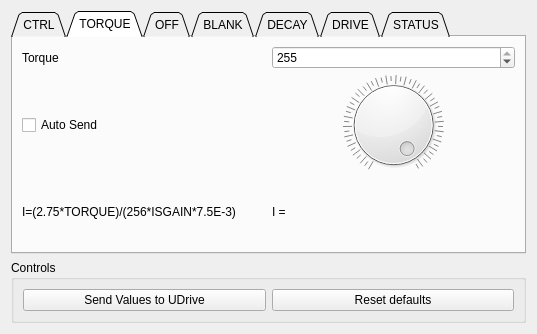
<?xml version="1.0" encoding="UTF-8"?>
<ui version="4.0">
 <class>Form</class>
 <widget class="QWidget" name="Form">
  <property name="geometry">
   <rect>
    <x>0</x>
    <y>0</y>
    <width>537</width>
    <height>334</height>
   </rect>
  </property>
  <property name="windowTitle">
   <string>Form</string>
  </property>
  <layout class="QVBoxLayout" name="verticalLayout">
   <item>
    <widget class="QTabWidget" name="tabWidget">
     <property name="tabPosition">
      <enum>QTabWidget::North</enum>
     </property>
     <property name="tabShape">
      <enum>QTabWidget::Triangular</enum>
     </property>
     <property name="currentIndex">
      <number>1</number>
     </property>
     <widget class="QWidget" name="tab">
      <attribute name="title">
       <string>CTRL</string>
      </attribute>
      <layout class="QFormLayout" name="formLayout">
       <item row="0" column="0">
        <widget class="QLabel" name="label">
         <property name="text">
          <string>Enable</string>
         </property>
        </widget>
       </item>
       <item row="0" column="1">
        <widget class="QComboBox" name="comboBox">
         <property name="currentIndex">
          <number>1</number>
         </property>
         <item>
          <property name="text">
           <string>0: Disable motor</string>
          </property>
         </item>
         <item>
          <property name="text">
           <string>1: Enable motor</string>
          </property>
         </item>
        </widget>
       </item>
       <item row="1" column="0">
        <widget class="QLabel" name="label_2">
         <property name="text">
          <string>Current Gain</string>
         </property>
        </widget>
       </item>
       <item row="1" column="1">
        <widget class="QComboBox" name="comboBox_2">
         <property name="currentIndex">
          <number>3</number>
         </property>
         <item>
          <property name="text">
           <string>00: Gain of 5V/V</string>
          </property>
         </item>
         <item>
          <property name="text">
           <string>01: Gain of 10V/V</string>
          </property>
         </item>
         <item>
          <property name="text">
           <string>10: Gain of 20V/V</string>
          </property>
         </item>
         <item>
          <property name="text">
           <string>11: Gain of 40V/V</string>
          </property>
         </item>
        </widget>
       </item>
       <item row="2" column="0">
        <widget class="QLabel" name="label_3">
         <property name="text">
          <string>Dead Set Time</string>
         </property>
        </widget>
       </item>
       <item row="2" column="1">
        <widget class="QComboBox" name="comboBox_3">
         <item>
          <property name="text">
           <string>00: 410-ns dead time</string>
          </property>
         </item>
         <item>
          <property name="text">
           <string>01: 460-ns dead time</string>
          </property>
         </item>
         <item>
          <property name="text">
           <string>10: 670-ns dead time</string>
          </property>
         </item>
         <item>
          <property name="text">
           <string>11: 880-ns dead time</string>
          </property>
         </item>
        </widget>
       </item>
      </layout>
     </widget>
     <widget class="QWidget" name="tab_2">
      <attribute name="title">
       <string>TORQUE</string>
      </attribute>
      <layout class="QGridLayout" name="gridLayout">
       <item row="0" column="1">
        <widget class="QSpinBox" name="spinBox">
         <property name="maximum">
          <number>255</number>
         </property>
         <property name="value">
          <number>255</number>
         </property>
        </widget>
       </item>
       <item row="0" column="0">
        <widget class="QLabel" name="label_4">
         <property name="text">
          <string>Torque</string>
         </property>
        </widget>
       </item>
       <item row="2" column="1">
        <widget class="QLabel" name="label_6">
         <property name="text">
          <string>I = </string>
         </property>
        </widget>
       </item>
       <item row="2" column="0">
        <widget class="QLabel" name="label_5">
         <property name="text">
          <string>I=(2.75*TORQUE)/(256*ISGAIN*7.5E-3)</string>
         </property>
        </widget>
       </item>
       <item row="1" column="1">
        <widget class="QDial" name="dial">
         <property name="maximum">
          <number>255</number>
         </property>
         <property name="value">
          <number>255</number>
         </property>
         <property name="notchTarget">
          <double>5.000000000000000</double>
         </property>
         <property name="notchesVisible">
          <bool>true</bool>
         </property>
        </widget>
       </item>
       <item row="1" column="0">
        <widget class="QCheckBox" name="checkBox">
         <property name="text">
          <string>Auto Send</string>
         </property>
        </widget>
       </item>
      </layout>
     </widget>
     <widget class="QWidget" name="tab_3">
      <attribute name="title">
       <string>OFF</string>
      </attribute>
      <layout class="QFormLayout" name="formLayout_2">
       <item row="0" column="0">
        <widget class="QLabel" name="label_7">
         <property name="text">
          <string>Fixed time off</string>
         </property>
        </widget>
       </item>
       <item row="0" column="1">
        <widget class="QSpinBox" name="spinBox_2">
         <property name="maximum">
          <number>255</number>
         </property>
         <property name="value">
          <number>48</number>
         </property>
        </widget>
       </item>
       <item row="1" column="1">
        <widget class="QLabel" name="label_8">
         <property name="text">
          <string>Increments of 525ns. From 525ns to 133.8uS</string>
         </property>
        </widget>
       </item>
       <item row="2" column="1">
        <widget class="QLabel" name="label_9">
         <property name="text">
          <string>t_off = 25.725uS</string>
         </property>
        </widget>
       </item>
      </layout>
     </widget>
     <widget class="QWidget" name="tab_4">
      <attribute name="title">
       <string>BLANK</string>
      </attribute>
      <layout class="QFormLayout" name="formLayout_3">
       <property name="fieldGrowthPolicy">
        <enum>QFormLayout::AllNonFixedFieldsGrow</enum>
       </property>
       <item row="0" column="0">
        <widget class="QLabel" name="label_10">
         <property name="text">
          <string>Current Trip Blanking Time</string>
         </property>
        </widget>
       </item>
       <item row="0" column="1">
        <widget class="QSpinBox" name="spinBox_3">
         <property name="maximum">
          <number>255</number>
         </property>
         <property name="value">
          <number>128</number>
         </property>
        </widget>
       </item>
       <item row="1" column="1">
        <widget class="QLabel" name="label_11">
         <property name="text">
          <string>Increments of 20ns. From 500nS to 5.14uS</string>
         </property>
        </widget>
       </item>
       <item row="2" column="1">
        <widget class="QLabel" name="label_12">
         <property name="text">
          <string>Also sets the minimum on-time of PWM</string>
         </property>
        </widget>
       </item>
       <item row="3" column="1">
        <widget class="QLabel" name="label_13">
         <property name="text">
          <string>Tblank = 3.06nS</string>
         </property>
        </widget>
       </item>
      </layout>
     </widget>
     <widget class="QWidget" name="tab_5">
      <attribute name="title">
       <string>DECAY</string>
      </attribute>
      <layout class="QFormLayout" name="formLayout_4">
       <item row="0" column="0">
        <widget class="QLabel" name="label_14">
         <property name="text">
          <string>Mixed Decay trans time</string>
         </property>
        </widget>
       </item>
       <item row="0" column="1">
        <widget class="QSpinBox" name="spinBox_4">
         <property name="maximum">
          <number>255</number>
         </property>
         <property name="value">
          <number>16</number>
         </property>
        </widget>
       </item>
       <item row="1" column="1">
        <widget class="QLabel" name="label_16">
         <property name="text">
          <string>Increments of 525nS</string>
         </property>
        </widget>
       </item>
       <item row="3" column="0">
        <widget class="QLabel" name="label_15">
         <property name="text">
          <string>Decay Mode</string>
         </property>
        </widget>
       </item>
       <item row="3" column="1">
        <widget class="QComboBox" name="comboBox_4">
         <item>
          <property name="text">
           <string>000: Force slow decay at all times</string>
          </property>
         </item>
         <item>
          <property name="text">
           <string>010: Force fast decay at all times</string>
          </property>
         </item>
         <item>
          <property name="text">
           <string>011: Used Mixed decay at all times</string>
          </property>
         </item>
         <item>
          <property name="text">
           <string>101: Use auto mixed decay at all times</string>
          </property>
         </item>
        </widget>
       </item>
       <item row="2" column="1">
        <widget class="QLabel" name="label_17">
         <property name="text">
          <string>T_Decay = </string>
         </property>
        </widget>
       </item>
      </layout>
     </widget>
     <widget class="QWidget" name="tab_6">
      <attribute name="title">
       <string>DRIVE</string>
      </attribute>
      <layout class="QFormLayout" name="formLayout_5">
       <item row="0" column="0">
        <widget class="QLabel" name="label_18">
         <property name="text">
          <string>Over Current Protection Threshold</string>
         </property>
        </widget>
       </item>
       <item row="0" column="1">
        <widget class="QComboBox" name="comboBox_5">
         <property name="currentIndex">
          <number>1</number>
         </property>
         <item>
          <property name="text">
           <string>00: 250mV</string>
          </property>
         </item>
         <item>
          <property name="text">
           <string>01: 500mV</string>
          </property>
         </item>
         <item>
          <property name="text">
           <string>10: 750mV</string>
          </property>
         </item>
         <item>
          <property name="text">
           <string>11: 1000mV</string>
          </property>
         </item>
        </widget>
       </item>
       <item row="1" column="0">
        <widget class="QLabel" name="label_19">
         <property name="text">
          <string>Over Current Protection Deglitch Time</string>
         </property>
        </widget>
       </item>
       <item row="1" column="1">
        <widget class="QComboBox" name="comboBox_6">
         <property name="currentIndex">
          <number>1</number>
         </property>
         <item>
          <property name="text">
           <string>00: 1.05 uS</string>
          </property>
         </item>
         <item>
          <property name="text">
           <string>01: 2.1 5uS</string>
          </property>
         </item>
         <item>
          <property name="text">
           <string>10: 4.2 uS</string>
          </property>
         </item>
         <item>
          <property name="text">
           <string>11: 8.4 uS</string>
          </property>
         </item>
        </widget>
       </item>
       <item row="2" column="0">
        <widget class="QLabel" name="label_20">
         <property name="text">
          <string>Gate drive sink time</string>
         </property>
        </widget>
       </item>
       <item row="2" column="1">
        <widget class="QComboBox" name="comboBox_7">
         <property name="currentIndex">
          <number>2</number>
         </property>
         <item>
          <property name="text">
           <string>00: 236 nS</string>
          </property>
         </item>
         <item>
          <property name="text">
           <string>01: 525 nS</string>
          </property>
         </item>
         <item>
          <property name="text">
           <string>10: 1.05 uS</string>
          </property>
         </item>
         <item>
          <property name="text">
           <string>11: 2.10 uS</string>
          </property>
         </item>
        </widget>
       </item>
       <item row="3" column="0">
        <widget class="QLabel" name="label_21">
         <property name="text">
          <string>Gate drive source time</string>
         </property>
        </widget>
       </item>
       <item row="4" column="0">
        <widget class="QLabel" name="label_22">
         <property name="text">
          <string>Gate drive sink current</string>
         </property>
        </widget>
       </item>
       <item row="4" column="1">
        <widget class="QComboBox" name="comboBox_9">
         <property name="currentIndex">
          <number>3</number>
         </property>
         <item>
          <property name="text">
           <string>00: 100-mA peak (sink)</string>
          </property>
         </item>
         <item>
          <property name="text">
           <string>01: 200-mA peak (sink)</string>
          </property>
         </item>
         <item>
          <property name="text">
           <string>10: 300-mA peak (sink)</string>
          </property>
         </item>
         <item>
          <property name="text">
           <string>11: 400-mA peak (sink)</string>
          </property>
         </item>
        </widget>
       </item>
       <item row="5" column="0">
        <widget class="QLabel" name="label_23">
         <property name="text">
          <string>Gate drive source current</string>
         </property>
        </widget>
       </item>
       <item row="5" column="1">
        <widget class="QComboBox" name="comboBox_10">
         <property name="currentIndex">
          <number>3</number>
         </property>
         <item>
          <property name="text">
           <string>00: 50-mA peak (source)</string>
          </property>
         </item>
         <item>
          <property name="text">
           <string>01: 100-mA peak (source)</string>
          </property>
         </item>
         <item>
          <property name="text">
           <string>10: 150-mA peak (source)</string>
          </property>
         </item>
         <item>
          <property name="text">
           <string>11: 200-mA peak (source)</string>
          </property>
         </item>
        </widget>
       </item>
       <item row="3" column="1">
        <widget class="QComboBox" name="comboBox_19">
         <property name="currentIndex">
          <number>2</number>
         </property>
         <item>
          <property name="text">
           <string>00: 236 nS</string>
          </property>
         </item>
         <item>
          <property name="text">
           <string>01: 525 nS</string>
          </property>
         </item>
         <item>
          <property name="text">
           <string>10: 1.05 uS</string>
          </property>
         </item>
         <item>
          <property name="text">
           <string>11: 2.10 uS</string>
          </property>
         </item>
        </widget>
       </item>
      </layout>
     </widget>
     <widget class="QWidget" name="tab_7">
      <attribute name="title">
       <string>STATUS</string>
      </attribute>
      <layout class="QGridLayout" name="gridLayout_2">
       <item row="3" column="0">
        <widget class="QLabel" name="label_26">
         <property name="text">
          <string>Motor 2 over current</string>
         </property>
        </widget>
       </item>
       <item row="1" column="1">
        <widget class="QLabel" name="label_27">
         <property name="text">
          <string>Normal Operation</string>
         </property>
        </widget>
       </item>
       <item row="2" column="1">
        <widget class="QLabel" name="label_28">
         <property name="text">
          <string>Normal Operation</string>
         </property>
        </widget>
       </item>
       <item row="3" column="1">
        <widget class="QLabel" name="label_29">
         <property name="text">
          <string>Normal Operation</string>
         </property>
        </widget>
       </item>
       <item row="4" column="0">
        <widget class="QLabel" name="label_30">
         <property name="text">
          <string>Motor 1 predriver fault</string>
         </property>
        </widget>
       </item>
       <item row="5" column="0">
        <widget class="QLabel" name="label_31">
         <property name="text">
          <string>Motor 2 predriver fault</string>
         </property>
        </widget>
       </item>
       <item row="0" column="0">
        <widget class="QPushButton" name="pushButton">
         <property name="text">
          <string>Update Values</string>
         </property>
        </widget>
       </item>
       <item row="1" column="0">
        <widget class="QLabel" name="label_24">
         <property name="text">
          <string>Over temperature Shutdown</string>
         </property>
        </widget>
       </item>
       <item row="2" column="0">
        <widget class="QLabel" name="label_25">
         <property name="text">
          <string>Motor 1 over current</string>
         </property>
        </widget>
       </item>
       <item row="6" column="0">
        <widget class="QLabel" name="label_32">
         <property name="text">
          <string>Undervoltage lockout</string>
         </property>
        </widget>
       </item>
       <item row="4" column="1">
        <widget class="QLabel" name="label_33">
         <property name="text">
          <string>Normal Operation</string>
         </property>
        </widget>
       </item>
       <item row="5" column="1">
        <widget class="QLabel" name="label_34">
         <property name="text">
          <string>Normal Operation</string>
         </property>
        </widget>
       </item>
       <item row="6" column="1">
        <widget class="QLabel" name="label_35">
         <property name="text">
          <string>Normal Operation</string>
         </property>
        </widget>
       </item>
      </layout>
     </widget>
    </widget>
   </item>
   <item>
    <widget class="QGroupBox" name="groupBox">
     <property name="title">
      <string>Controls</string>
     </property>
     <layout class="QHBoxLayout" name="horizontalLayout">
      <item>
       <widget class="QPushButton" name="send_button">
        <property name="text">
         <string>Send Values to UDrive</string>
        </property>
       </widget>
      </item>
      <item>
       <widget class="QPushButton" name="reset_button">
        <property name="text">
         <string>Reset defaults</string>
        </property>
       </widget>
      </item>
     </layout>
    </widget>
   </item>
  </layout>
 </widget>
 <resources/>
 <connections>
  <connection>
   <sender>dial</sender>
   <signal>valueChanged(int)</signal>
   <receiver>spinBox</receiver>
   <slot>setValue(int)</slot>
   <hints>
    <hint type="sourcelabel">
     <x>392</x>
     <y>109</y>
    </hint>
    <hint type="destinationlabel">
     <x>392</x>
     <y>43</y>
    </hint>
   </hints>
  </connection>
  <connection>
   <sender>spinBox</sender>
   <signal>valueChanged(int)</signal>
   <receiver>dial</receiver>
   <slot>setValue(int)</slot>
   <hints>
    <hint type="sourcelabel">
     <x>392</x>
     <y>43</y>
    </hint>
    <hint type="destinationlabel">
     <x>392</x>
     <y>109</y>
    </hint>
   </hints>
  </connection>
 </connections>
</ui>
